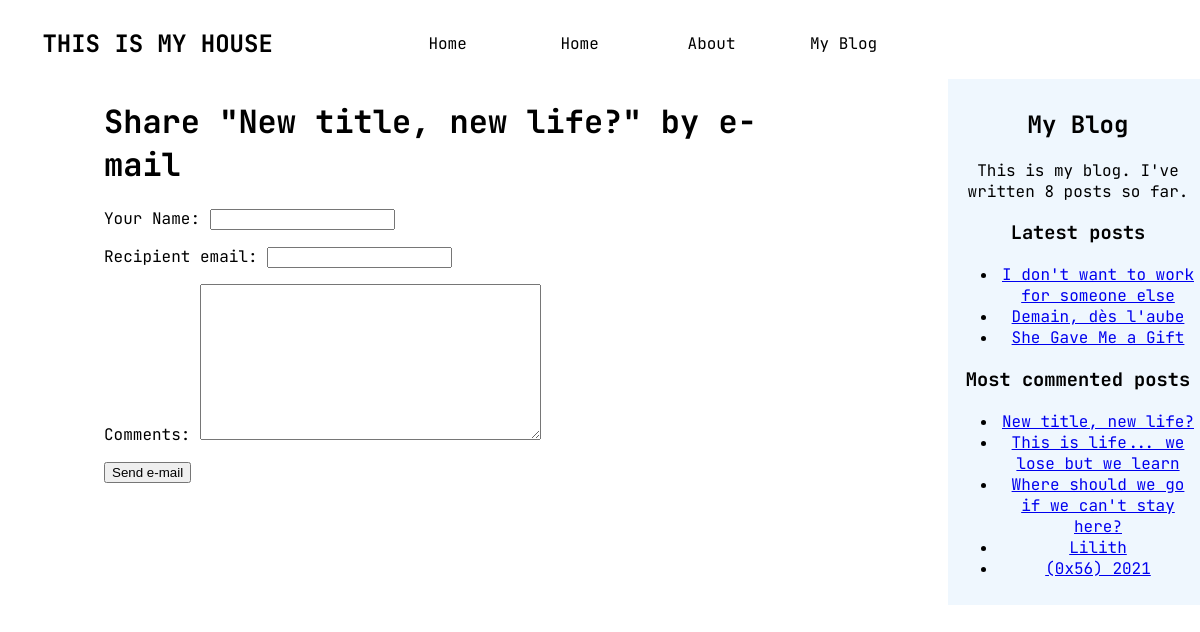
/blog/2/share/, run on the app's committed database.
### blog/models.py (models this page shows, shortened)
class Post(models.Model):
    STATUS_CHOICES = (
    ('draft', 'Draft'),
    ('published', 'Published'),
    )
    title = models.CharField(max_length=250)
    slug = models.SlugField(max_length=250,
        unique_for_date='publish')
    author = models.ForeignKey(User,
        on_delete=models.CASCADE,
        related_name='blog_posts')
    body = models.TextField()
    publish = models.DateTimeField(default=timezone.now)
    created = models.DateTimeField(auto_now_add=True)
    updated = models.DateTimeField(auto_now=True)
    status = models.CharField(max_length=10,
        choices=STATUS_CHOICES,
        default='draft')
    class Meta:
        ordering = ('-publish',)
    objects = models.Manager()
    published = PublishedManager()
    def get_absolute_url(self):
        return reverse('blog:post_detail',
                        args=[self.publish.year,
                                self.publish.month,
                                self.publish.day, self.slug])
    tags = TaggableManager()

### blog/views.py (the view)
def post_share(request, post_id):
    post = get_object_or_404(Post, id=post_id, status='published')
    sent = False
    if request.method == 'POST':
        form = EmailPostForm(request.POST)
        if form.is_valid():
            cd = form.cleaned_data
        post_url = request.build_absolute_uri(
            post.get_absolute_url())
        subject = f"{cd['name']} recommends you read " \
                f"{post.title}"
        message = f"Read {post.title} at {post_url}\n\n" \
                f"{cd['name']}\'s comments: {cd['comments']}"
        send_mail(subject, message, settings.DEFAULT_FROM_EMAIL,
                [cd['recipient']]),
        sent = True
    else:
        form = EmailPostForm()
    return render(request, 'blog/post/share.html', {'post': post,
                                                    'form': form, 'sent': sent})

### blog/forms.py
class EmailPostForm(forms.Form):
    name = forms.CharField(label='Your Name', max_length=25)
    recipient = forms.EmailField(label = 'Recipient email')
    comments = forms.CharField(required=False, widget=forms.Textarea)

### blog/models.py (called while the page is built)
    def get_queryset(self):
        return super(PublishedManager,
            self).get_queryset()\
                .filter(status='published')

### blog/templatetags/blog_tags.py (called while the page is built)
@register.simple_tag
def total_posts():
    return Post.published.count()

@register.inclusion_tag('blog/post/latest_posts.html')
def show_latest_posts(count=5):
    latest_posts = Post.published.order_by('-publish')[:count]
    return {'latest_posts': latest_posts}

@register.simple_tag
def get_most_commented_posts(count=5):
    return Post.published.annotate(
                total_comments = Count('comments')
           ).order_by('-total_comments')[:count]

### blog/templates/blog/post/share.html (shortened to what this page needs)
{% extends "blog/base.html" %}
{% block content %}
    {% if sent %}
        <h1>E-mail successfully sent</h1>
        <p>
            "{{ post.title }}" was successfully sent to {{ form.cleaned_data.recipient }}
        </p>
    {% else %}
        <h1>Share "{{ post.title }}" by e-mail</h1>
        <form method="post">
            {{ form.as_p }}
            <input type="submit" value="Send e-mail">
        </form>
    {% endif %}
{% endblock %}

### blog/templates/blog/base.html (shortened to what this page needs)
{% load static %}
{% load blog_tags %}
<!DOCTYPE html>
<html style="font-family:'JetBrains Mono', monospace">
<head>
    <link href="{% static 'blog/css/Home.css' %}" rel="stylesheet">
</head>
<body>
    <header >
        <nav class="navMenu">
            <div class="secondary-navigation"><h1> THIS IS MY HOUSE </h1></div>
            <ul id="primary-navigation" class="primary-navigation">
                <li class="active">
                    <a href="#">
                         Home
                    </a>
                </li>
                <li class="active">
                    <a href="#">
                         Home
                    </a>
                </li>
                <li class="active">
                    <a href="#">
                         About
                    </a>
                </li>
                <li class="active">
                    <a href="#">
                         My Blog
                    </a>
                </li>
            </ul>
        </nav>
    </header>
    <div class="container">
    {% block content %}
    {% endblock %}
    </div>
    <div id="sidebar">
        <h2 class="side-text">My Blog</h2>
        <p class="side-text">This is my blog. I've written {%total_posts%} posts so far.</p>
        <h3>Latest posts</h3>
        {% show_latest_posts 3 %}
        <h3>Most commented posts</h3>
        {% get_most_commented_posts as most_commented_posts %}
        <ul>
        {% for post in most_commented_posts %}
        <li>
        <a href="{{ post.get_absolute_url }}">{{ post.title }}</a>
        </li>
        {% endfor %}
        </ul>
    </div>
</body>
</html>

### blog/templates/blog/post/latest_posts.html
<ul>
    {% for post in latest_posts %}
    <li>
    <a href="{{ post.get_absolute_url }}">{{ post.title }}</a>
    </li>
    {% endfor %}
    </ul>

### blog/static/blog/css/Home.css (style rules this page uses)
body { width: 100%; }
header { width: 78%; }
.navMenu { align-content: center; display: flex ; width: auto; overflow: auto; }
.primary-navigation { list-style: none; display: flex; width: auto; justify-content: flex-end; align-content: flex-end; margin: auto; list-style: none; align-items:flex-start }
.secondary-navigation { font-weight: 100; width: auto; margin: auto; display: flex; align-content: flex-start; }
.active { display: flex; float: left; }
nav a { width: 100px; display: block; padding: 1rem; text-decoration: none; color: black; text-align: center; }
#sidebar { float:right; text-align: center; width:20%; padding:10px; background: rgba(195, 223, 252, 0.267); height:100%; }
.container { float: left; margin-left: 6rem; width: 60%; }

### data on the page
Post: title "New title, new life?"
Post: title "I don't want to work for someone else"
Post: title "Demain, dès l'aube"
Post: title "She Gave Me a Gift"
Post: title "This is life... we lose but we learn"
Post: title "Where should we go if we can't stay here?"
Post: title "Lilith"
Post: title "(0x56) 2021"
